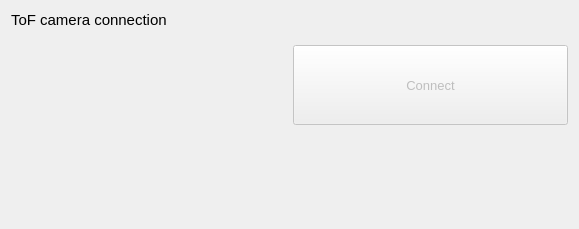
<?xml version="1.0" encoding="UTF-8"?>
<ui version="4.0">
 <class>QmitkToFConnectionWidgetControls2</class>
 <widget class="QWidget" name="QmitkToFConnectionWidgetControls2">
  <property name="geometry">
   <rect>
    <x>0</x>
    <y>0</y>
    <width>579</width>
    <height>229</height>
   </rect>
  </property>
  <property name="minimumSize">
   <size>
    <width>0</width>
    <height>0</height>
   </size>
  </property>
  <property name="windowTitle">
   <string>QmitkToFConnection</string>
  </property>
  <layout class="QGridLayout" name="gridLayout">
   <item row="2" column="0">
    <widget class="QmitkToFPMDParameterWidget" name="m_PMDParameterWidget" native="true"/>
   </item>
   <item row="5" column="0">
    <widget class="QmitkStructureSensorParameterWidget" name="m_StructureParameterWidget" native="true"/>
   </item>
   <item row="3" column="0">
    <widget class="QmitkToFMESAParameterWidget" name="m_MESAParameterWidget" native="true"/>
   </item>
   <item row="4" column="0">
    <widget class="QmitkKinectParameterWidget" name="m_KinectParameterWidget" native="true"/>
   </item>
   <item row="1" column="0">
    <layout class="QHBoxLayout" name="horizontalLayout">
     <item>
      <widget class="QmitkServiceListWidget" name="m_DeviceList" native="true">
       <property name="sizePolicy">
        <sizepolicy hsizetype="Preferred" vsizetype="Fixed">
         <horstretch>0</horstretch>
         <verstretch>0</verstretch>
        </sizepolicy>
       </property>
       <property name="minimumSize">
        <size>
         <width>0</width>
         <height>100</height>
        </size>
       </property>
       <property name="maximumSize">
        <size>
         <width>16777215</width>
         <height>100</height>
        </size>
       </property>
      </widget>
     </item>
     <item>
      <widget class="QPushButton" name="m_ConnectCameraButton">
       <property name="enabled">
        <bool>false</bool>
       </property>
       <property name="sizePolicy">
        <sizepolicy hsizetype="Preferred" vsizetype="Fixed">
         <horstretch>0</horstretch>
         <verstretch>0</verstretch>
        </sizepolicy>
       </property>
       <property name="minimumSize">
        <size>
         <width>200</width>
         <height>80</height>
        </size>
       </property>
       <property name="maximumSize">
        <size>
         <width>16777215</width>
         <height>80</height>
        </size>
       </property>
       <property name="font">
        <font>
         <pointsize>10</pointsize>
        </font>
       </property>
       <property name="toolTip">
        <string>Connect to camera</string>
       </property>
       <property name="text">
        <string>Connect</string>
       </property>
       <property name="icon">
        <iconset resource="../resources/QmitkToFUtilWidget.qrc">
         <normaloff>:/images/powerRed.png</normaloff>
         <normalon>:/images/powerGreen.png</normalon>:/images/powerRed.png</iconset>
       </property>
       <property name="iconSize">
        <size>
         <width>30</width>
         <height>30</height>
        </size>
       </property>
       <property name="checkable">
        <bool>true</bool>
       </property>
      </widget>
     </item>
    </layout>
   </item>
   <item row="0" column="0">
    <widget class="QLabel" name="label">
     <property name="font">
      <font>
       <pointsize>11</pointsize>
      </font>
     </property>
     <property name="text">
      <string>ToF camera connection</string>
     </property>
    </widget>
   </item>
   <item row="6" column="0">
    <spacer name="verticalSpacer">
     <property name="orientation">
      <enum>Qt::Vertical</enum>
     </property>
     <property name="sizeHint" stdset="0">
      <size>
       <width>20</width>
       <height>40</height>
      </size>
     </property>
    </spacer>
   </item>
  </layout>
 </widget>
 <layoutdefault spacing="6" margin="11"/>
 <customwidgets>
  <customwidget>
   <class>QmitkToFPMDParameterWidget</class>
   <extends>QWidget</extends>
   <header>QmitkToFPMDParameterWidget.h</header>
   <container>1</container>
  </customwidget>
  <customwidget>
   <class>QmitkToFMESAParameterWidget</class>
   <extends>QWidget</extends>
   <header>QmitkToFMESAParameterWidget.h</header>
   <container>1</container>
  </customwidget>
  <customwidget>
   <class>QmitkKinectParameterWidget</class>
   <extends>QWidget</extends>
   <header>QmitkKinectParameterWidget.h</header>
   <container>1</container>
  </customwidget>
  <customwidget>
   <class>QmitkServiceListWidget</class>
   <extends>QWidget</extends>
   <header>QmitkServiceListWidget.h</header>
   <container>1</container>
  </customwidget>
  <customwidget>
   <class>QmitkStructureSensorParameterWidget</class>
   <extends>QWidget</extends>
   <header>QmitkStructureSensorParameterWidget.h</header>
   <container>1</container>
  </customwidget>
 </customwidgets>
 <resources>
  <include location="../resources/QmitkToFUtilWidget.qrc"/>
 </resources>
 <connections/>
</ui>
